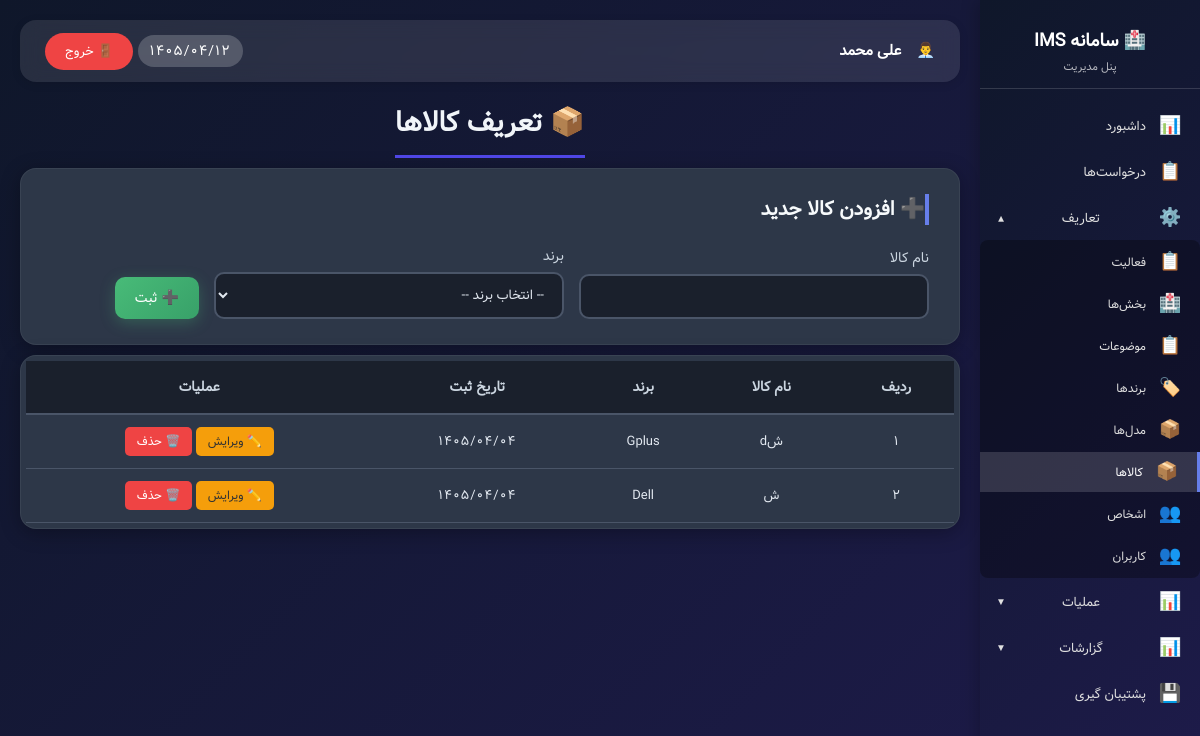
Page /admin_products.php (signed in) on the earlier database version.
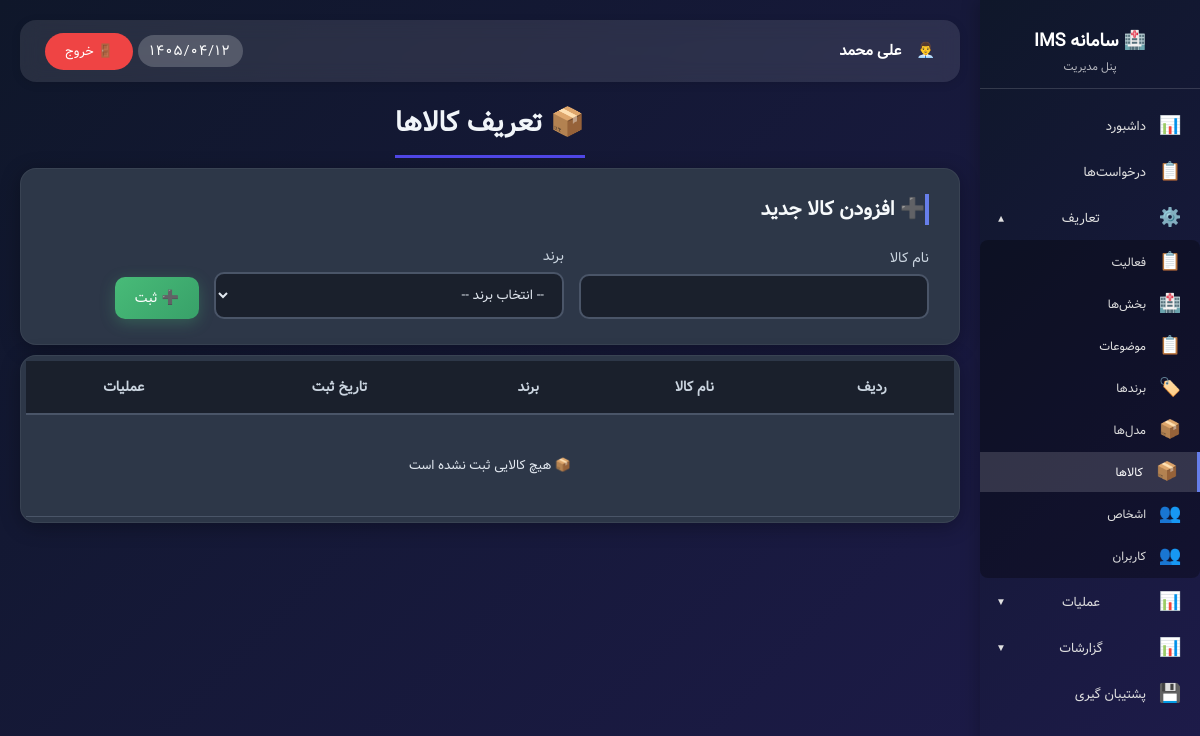
Same page on the later database version.
### tables this page shows
CREATE TABLE `products` (
  `id` int NOT NULL AUTO_INCREMENT,
  `brand_id` int DEFAULT NULL,
  `name` varchar(100) NOT NULL,
  `created_at` varchar(50) DEFAULT NULL,
  PRIMARY KEY (`id`),
  KEY `brand_id` (`brand_id`)
);

CREATE TABLE `brands` (
  `id` int NOT NULL AUTO_INCREMENT,
  `name` varchar(100) NOT NULL,
  `created_at` varchar(50) DEFAULT NULL,
  PRIMARY KEY (`id`)
);

### functions.php (called while the page is built, shortened)
<?php
function hasPermission($permission_key) {
    if (isset($_SESSION['user_id']) && $_SESSION['user_id'] == 1) {
        return true;
    }
    return true;
}
function canEditProducts() { return hasPermission('products_edit'); }
function canDeleteProducts() { return hasPermission('products_delete'); }
?>

### assets/jdf.php (called while the page is built, shortened)
<?php
function fa_number($number) {
    $persian = ['۰', '۱', '۲', '۳', '۴', '۵', '۶', '۷', '۸', '۹'];
    $english = ['0', '1', '2', '3', '4', '5', '6', '7', '8', '9'];
    return str_replace($english, $persian, $number);
}
?>

### admin_products.php (the view, shortened to what the rows shown need)
<?php
require_once 'config/config.php';
require_once 'assets/jdf.php';
require_once 'functions.php';
$db = getDB();
$products = $db->query("
    SELECT p.*, b.name as brand_name
    FROM products p
    LEFT JOIN brands b ON p.brand_id = b.id
    ORDER BY p.created_at DESC
")->fetchAll();
?>
<!DOCTYPE html>
<html lang="fa" dir="rtl">
<head>
</head>
<body>
<div class="admin-wrapper">
    <?php include 'sidebar.php'; ?>
    <div class="main-content">
        <div class="main-title">
            <h1>📦 تعریف کالاها</h1>
        </div>
        <?php if (canEditProducts()): ?>
            <div class="add-card">
                <h2>➕ افزودن کالا جدید</h2>
            </div>
        <?php endif; ?>
        <div class="products-table data-table">
            <table>
                <thead>
                <tr>
                    <th>ردیف</th>
                    <th>نام کالا</th>
                    <th>برند</th>
                    <th>تاریخ ثبت</th>
                    <th>عملیات</th>
                </tr>
                </thead>
                <tbody>
                <?php if (empty($products)): ?>
                    <tr>
                        <td colspan="5" style="text-align: center; padding: 40px;">📦 هیچ کالایی ثبت نشده است</td>
                    </tr>
                <?php else: ?>
                    <?php $row_num = 1; ?>
                    <?php foreach ($products as $product): ?>
                        <tr id="product_<?php echo $product['id']; ?>">
                            <td><?php echo fa_number($row_num); ?></td>
                            <td><?php echo htmlspecialchars($product['name']); ?></td>
                            <td><?php echo htmlspecialchars($product['brand_name'] ?? '-'); ?></td>
                            <td class="date"><?php echo fa_number(htmlspecialchars($product['created_at'])); ?></td>
                            <td class="action-buttons">
                                <?php if (canEditProducts()): ?>
                                    <button class="edit-btn" onclick='openEditModal(<?php echo $product['id']; ?>)'>✏️ ویرایش</button>
                                <?php endif; ?>
                                <?php if (canDeleteProducts()): ?>
                                    <button class="delete-btn" onclick="confirmDelete(<?php echo $product['id']; ?>,
                                            '<?php echo htmlspecialchars($product['name']); ?>')">🗑️ حذف</button>
                                <?php endif; ?>
                            </td>
                        </tr>
                        <?php $row_num++; ?>
                    <?php endforeach; ?>
                <?php endif; ?>
                </tbody>
            </table>
        </div>
    </div>
</div>
</body>
</html>

Differences in the rows shown:
removed products: row_num "۱", name "شd", brand.name "Gplus", created_at "۱۴۰۵/۰۴/۰۴"
removed products: row_num "۲", name "ش", brand.name "Dell", created_at "۱۴۰۵/۰۴/۰۴"
Other differences:
text now shown: "📦 هیچ کالایی ثبت نشده است"
